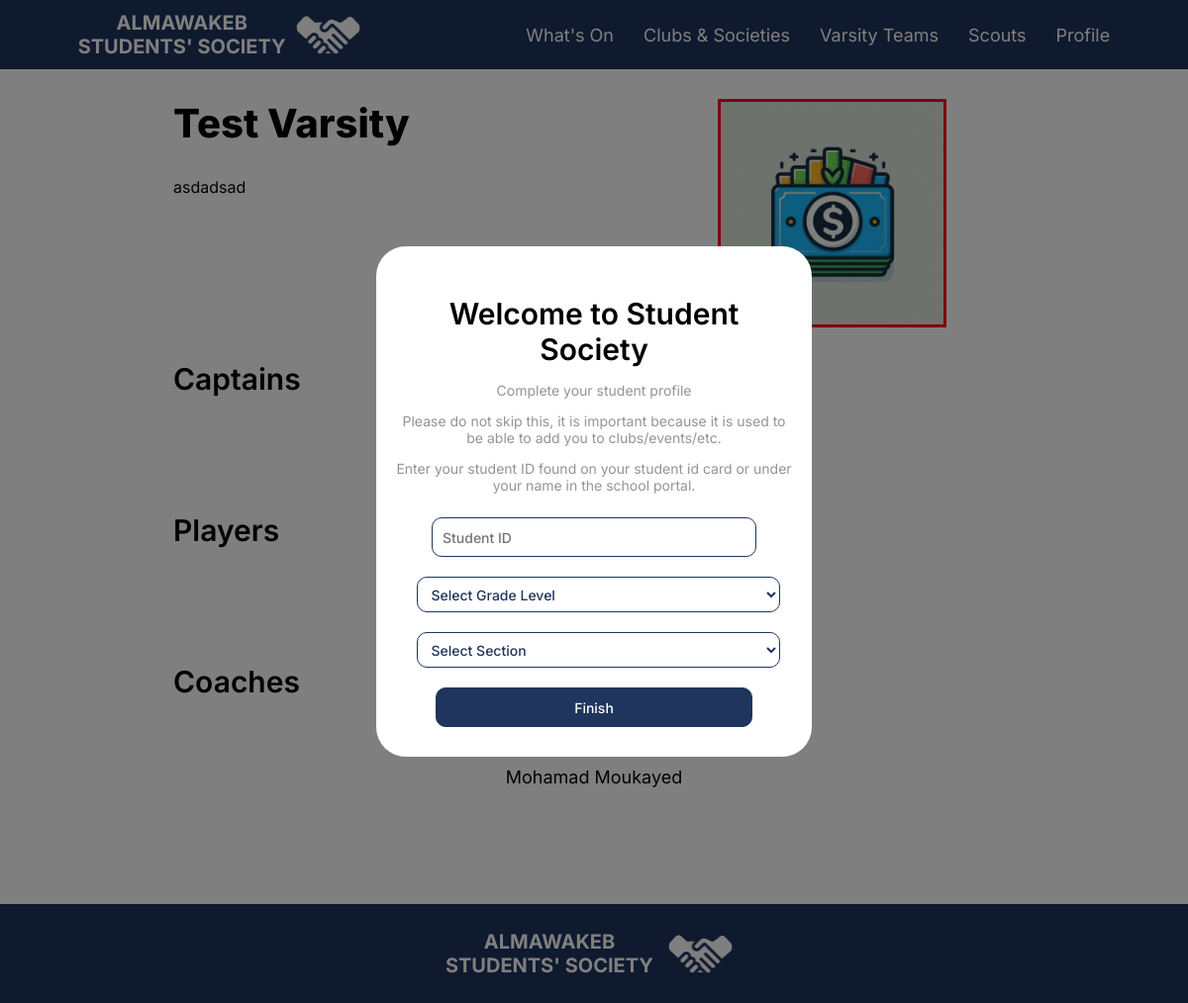
Before: /Varsity/Detail/2/ (signed in) with the older database file.
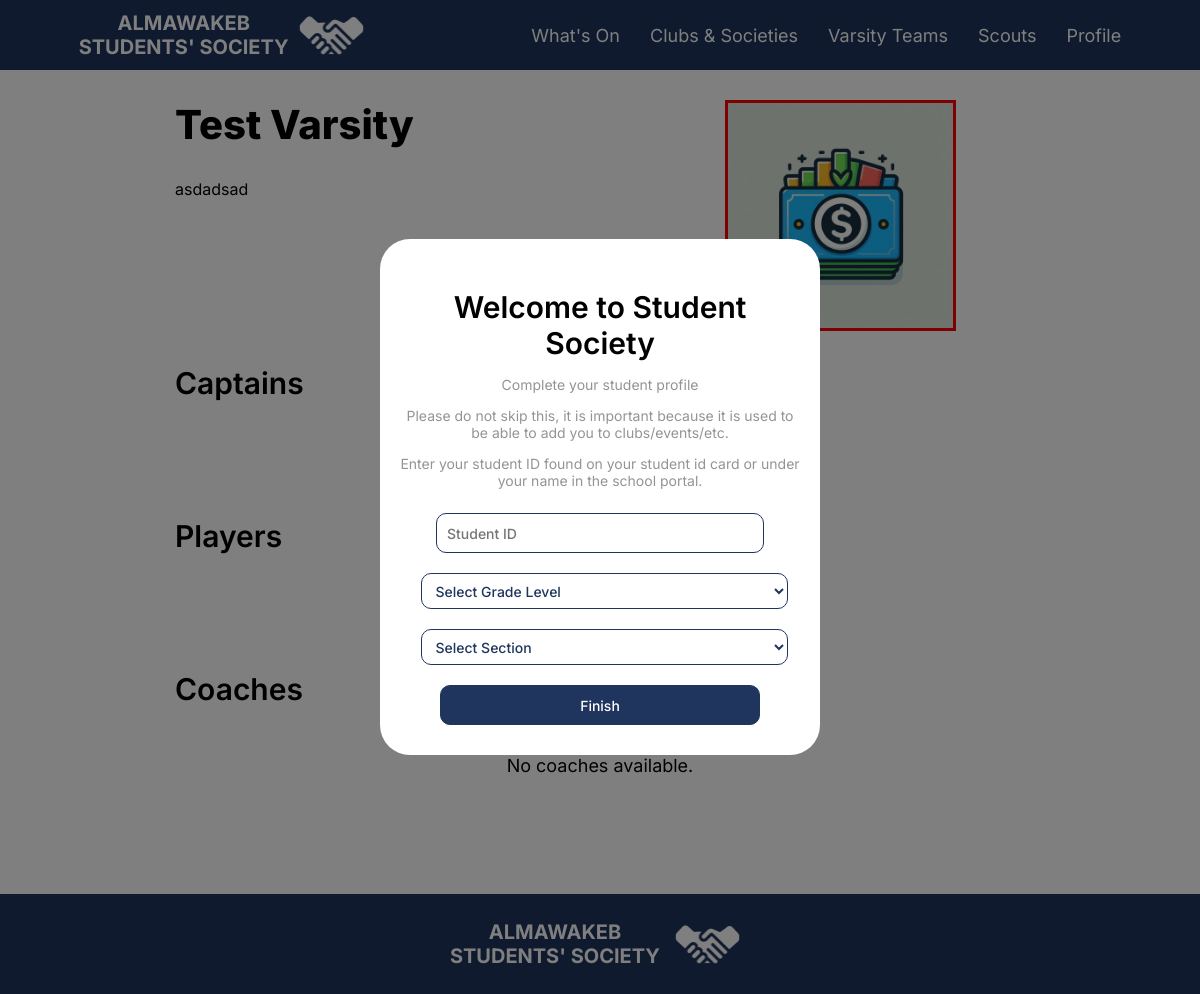
After: the same page with the newer database file.
### mainapp/models.py (models this page shows, shortened)
class User(AbstractBaseUser, PermissionsMixin):
    name = models.CharField(max_length=255)
    email = models.EmailField(verbose_name="email", max_length=60, unique=True)
    is_admin = models.BooleanField(default=False)
    is_staff = models.BooleanField(default=False)
    is_active = models.BooleanField(default=True)
    associated_student = models.ForeignKey("Student",null=True, blank=True, on_delete=models.CASCADE)
    associated_faculty = models.ForeignKey("Faculty",null=True, blank=True, on_delete=models.CASCADE)
    associated_clubs = models.ManyToManyField("Club", blank=True,related_name="associated_clubs")
    associated_varsities = models.ManyToManyField("Varsity", blank=True,related_name="associated_varsity")
    objects = UserManager()
    USERNAME_FIELD = 'email'
    REQUIRED_FIELDS = ['name']

### mainapp/views.py (the view)
# urls.py: path('Varsity/Detail/<int:varsity_id>/', views.Varsity_Detail, name='varsity_detail'),
def Varsity_Detail(request, varsity_id):
    varsity = get_object_or_404(Varsity, id=varsity_id)
    captains = varsity.captains.all().order_by('name')
    players = varsity.members.all().order_by('name')
    coaches = varsity.coaches.all().order_by('name')
    links = varsity.links.all()
    return render(request, "varsity_detail.html", {'varsity': varsity, 'players': players, 'captains': captains, 'coaches': coaches, 'links':links})

### templates/varsity_detail.html (shortened to what this page needs)
{% extends 'Base.html' %}
{% load static %}
{% block content %}
<div>
    <div class="detailsSide" style="">
        <div>
            <p class="pageTitle" style="margin-top: 0px;">{{ varsity.name }}</p>
            <div class="articleDescriptionText">{{ varsity.about|default_if_none:""|safe }}</div>
        </div>
        <div class="linkcontrol">
        <img src="{{ varsity.logo.url }}" style="border: {{ varsity.color }} 3px solid;" alt="{{ club.name }} Logo" class="articleCover">
        </div>
    </div>
    <p class="subtitle">Captains</p>
    <div class="studentGrid">
        {% for captain in captains %}
        <div>
            <a  href="/Student/Detail/{{captain.pk}}">
                <img src="{{ captain.associated_student.profile_picture.url }}" class="studentPFP" alt="{{ captain.name }}">
                <p class="text" style="max-width: 200px;">{{ captain.name }}</p>
            </a>
        </div>
        {% empty %}
        <p class="text">No captains available.</p>
        {% endfor %}
    </div>
    <p class="subtitle">Players</p>
    <div class="studentGrid">
        {% for player in players %}
        <div>
            <a href="/Student/Detail/{{player.pk}}">
                <img src="{{ player.associated_student.profile_picture.url }}" class="studentPFP" alt="{{ player.name }}">
                <p class="text" style="max-width: 200px;">{{ player.name }}</p>
            </a>
        </div>
        {% empty %}
        <p class="text">No players available.</p>
        {% endfor %}
    </div>
    <p class="subtitle">Coaches</p>
    <div class="studentGrid">
        {% for coach in coaches %}
        <div>
            <a href="/Faculty/Detail/{{coach.pk}}">
                <p class="text" style="max-width: 200px;">{{ coach.name }}</p>
            </a>
        </div>
        {% empty %}
        <p class="text">No coaches available.</p>
        {% endfor %}
    </div>
</div>
{% endblock %}

Changed rows visible on the page:
removed User: name "Mohamad Moukayed"
Other visible differences:
text now shown: "No coaches available."
